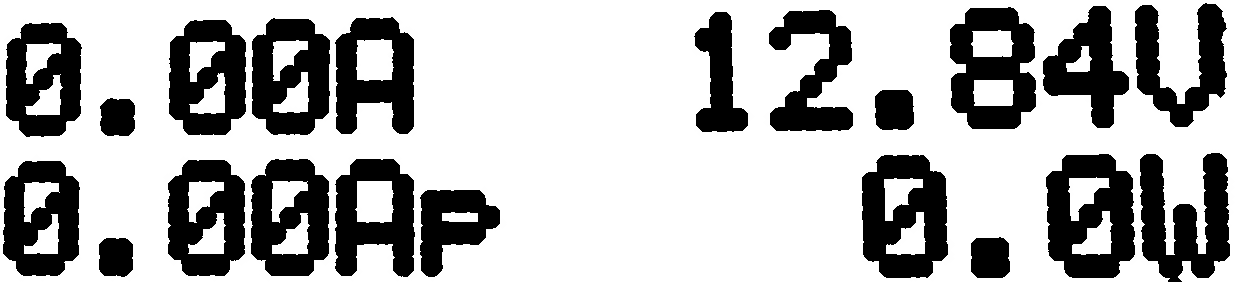
#> input picture img2.jpg, 1235 x 282 px
$ python roi.py
#> lines starting #> are read from the running program, lines starting #| are printed output that depends on the picture; after the words box and inside, x2 and y2 are one past the last pixel; in counts of white or black regions, pixels touching at a corner belong together
from __future__ import print_function
import cv2 as cv
import numpy as np
import argparse
import random as rng

rng.seed(12345)


def thresh_callback(val):
    threshold = val

    canny_output = cv.Canny(src_gray, threshold, threshold * 2)

    contours, _ = cv.findContours(canny_output, cv.RETR_TREE, cv.CHAIN_APPROX_SIMPLE)

    contours_poly = [None] * len(contours)
    boundRect = [None] * len(contours)
    centers = [None] * len(contours)
    radius = [None] * len(contours)
    for i, c in enumerate(contours):
        contours_poly[i] = cv.approxPolyDP(c, 3, True)
        boundRect[i] = cv.boundingRect(contours_poly[i])
        centers[i], radius[i] = cv.minEnclosingCircle(contours_poly[i])

    invalid_indices = []
    for i in range(len(centers)):
        for j in range(len(centers)):
            if j == i:
                continue
            if radius[i] < radius[j] and cv.pointPolygonTest(contours_poly[j], centers[i], True) > 0:  # point is inside
                invalid_indices.append(i)

    drawing = np.zeros((canny_output.shape[0], canny_output.shape[1], 3), dtype=np.uint8)

    for i in range(len(contours)):
        if i in invalid_indices:
            continue
        color = (rng.randint(0, 256), rng.randint(0, 256), rng.randint(0, 256))
        cv.drawContours(drawing, contours_poly, i, color)
        cv.rectangle(drawing, (int(boundRect[i][0]), int(boundRect[i][1])), \
                     (int(boundRect[i][0] + boundRect[i][2]), int(boundRect[i][1] + boundRect[i][3])), color, 2)
        cv.circle(drawing, (int(centers[i][0]), int(centers[i][1])), int(radius[i]), color, 2)

    cv.imshow('Contours', drawing)


parser = argparse.ArgumentParser(description='Code for Creating Bounding boxes and circles for contours tutorial.')
parser.add_argument('--input', help='Path to input image.', default='img2.jpg')
args = parser.parse_args()
src = cv.imread(cv.samples.findFile(args.input))
#> src is the input picture: shape (282, 1235, 3); min 0, max 255, mean 177.1
if src is None:
    print('Could not open or find the image:', args.input)
    exit(0)
# Convert image to gray and blur it
src_gray = cv.cvtColor(src, cv.COLOR_BGR2GRAY)
src_gray = cv.blur(src_gray, (3, 3))
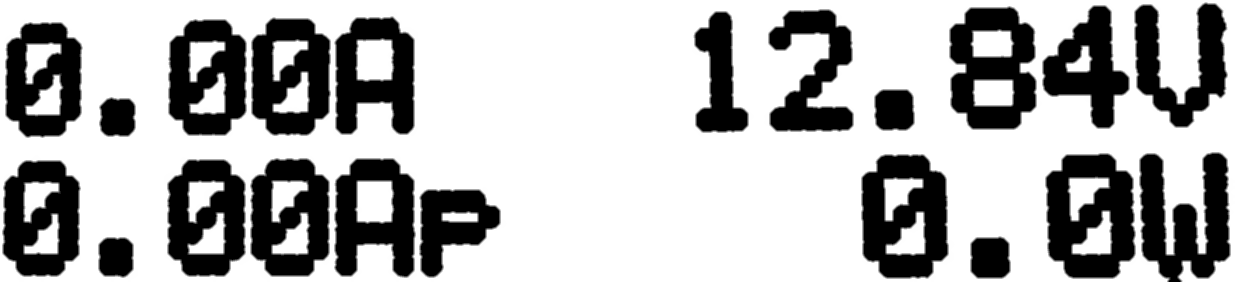
#> src_gray: shape (282, 1235); min 0, max 255, mean 177.1
source_window = 'Source'
cv.namedWindow(source_window)
cv.imshow(source_window, src)
max_thresh = 255
thresh = 100  # initial threshold
cv.createTrackbar('Canny thresh:', source_window, thresh, max_thresh, thresh_callback)
thresh_callback(thresh)
#> in thresh_callback, `canny_output = cv.Canny(src_gray, threshold, threshold * 2)`:
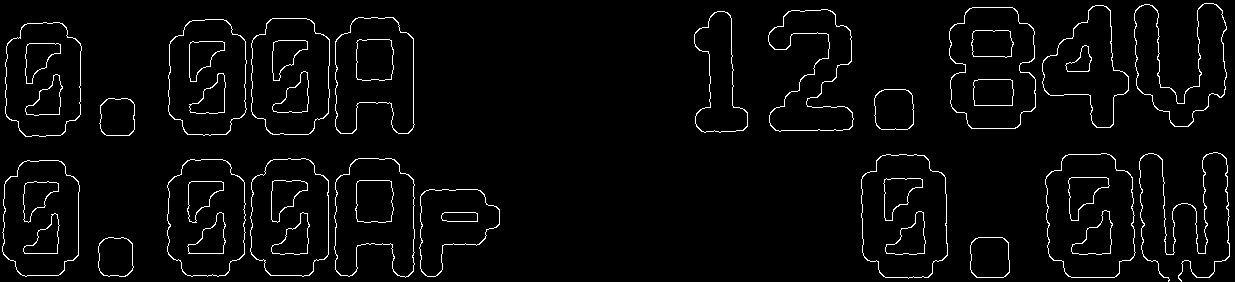
#> canny_output: shape (282, 1235); 3.2% white in thin lines or dots
#> in thresh_callback, `contours, _ = cv.findContours(canny_output, cv.RETR_TREE, cv.CHAIN_APP..`: contours = 85 contours; largest, box (x1, y1, x2, y2) and area: (1045, 153, 1136, 278) 9435, (1045, 153, 1136, 278) 9386, (861, 154, 948, 279) 9170, (861, 154, 948, 279) 9132, (949, 7, 1036, 129) 8761
#> in thresh_callback, `contours_poly = [None] * len(contours)`: contours_poly = 85 items
#> the loop in thresh_callback, `for i, c in enumerate(contours):` made 85 passes
#> after the loop in thresh_callback, `for i, c in enumerate(contours):`: boundRect = 85 items, first 6: (970, 237, 40, 41), (970, 237, 40, 41), (98, 237, 36, 40), (98, 237, 36, 40), (420, 189, 80, 88), (420, 189, 80, 88); centers = 85 pairs, first value 40 to 1183.6, second value 43.5 to 257.3; contours_poly = 85 contours; largest, box (x1, y1, x2, y2) and area: (1045, 153, 1136, 278) 9499, (1045, 153, 1136, 278) 9474, (861, 155, 948, 278) 9052, (861, 155, 948, 278) 8998, (949, 7, 1036, 129) 8600; radius = 85 values, max 69.99 at index 42, min 15.82 at index 82, mean 39.19
#> the loop in thresh_callback, `for i in range(len(centers)):` made 85 passes
#> after the loop in thresh_callback, `for i in range(len(centers)):`: invalid_indices = 127 values from 1 to 82
#> the loop in thresh_callback, `for i in range(len(contours)):` made 85 passes
#> color on passes 1, 3, 5, 10, 15, 21, 25, 31, 37, 43, 44, 46: (213, 5, 152), (188, 99, 138), (223, 82, 191), (63, 221, 133), (89, 95, 181), (46, 211, 85), (75, 105, 39), (97, 174, 164), (12, 234, 173), (13, 212, 1), (3, 83, 91), (146, 50, 212)
#> after the loop in thresh_callback, `for i in range(len(contours)):`:
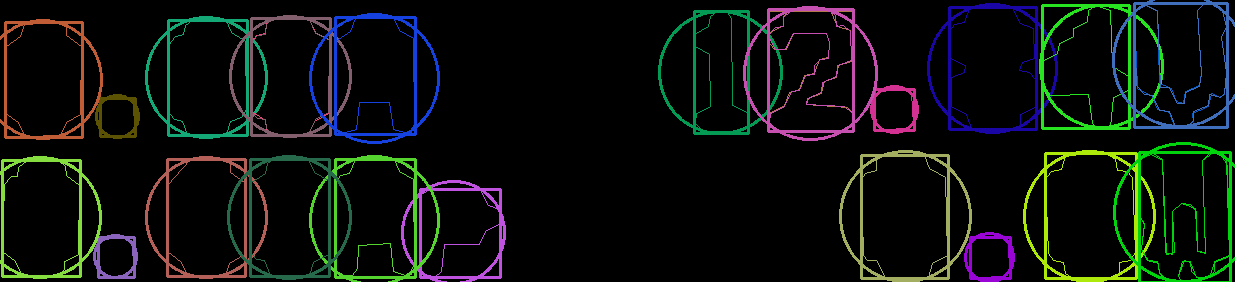
#> drawing: shape (282, 1235, 3); mean of channels 0, 1, 2 12.9, 16, 12; drawn as B, G, R
cv.waitKey()

$ run again, with new.PNG saved as img2.jpg
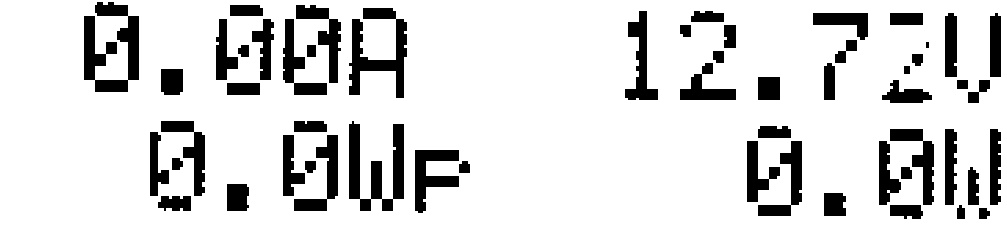
#> input picture new.PNG, 1007 x 225 px
#> src is the input picture: shape (225, 1007, 3); min 0, max 255, mean 215.9
#> in thresh_callback, `canny_output = cv.Canny(src_gray, threshold, threshold * 2)`:
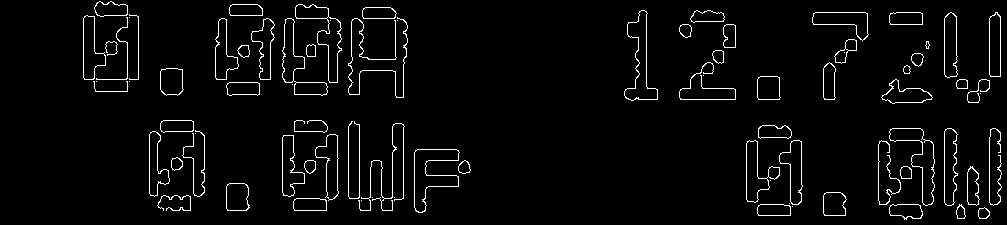
#> canny_output: shape (225, 1007); 3.5% white in thin lines or dots, all inside (x1, y1, x2, y2) = (83, 1, 1002, 220)
#> contours = 136 contours, 29 with area under 20; largest, box (x1, y1, x2, y2) and area: (414, 149, 460, 213) 1412, (414, 149, 460, 213) 1398, (889, 128, 935, 206) 1224, (889, 128, 935, 206) 1208, (624, 10, 658, 101) 1200
#> in thresh_callback, `contours_poly = [None] * len(contours)`: contours_poly = 136 items
#> the loop in thresh_callback, `for i, c in enumerate(contours):` made 136 passes
#> c on passes 3, 10, 11, 14, 15, 21, 44, 60: [[792, 206]], [[789, 203]], [[361, 200]], [[394, 197]], [[372, 197]], [[770, 180]], [[195, 133]], [[980, 93]]
#> after the loop in thresh_callback, `for i, c in enumerate(contours):`: boundRect = 136 items, first 6: (979, 208, 11, 11), (978, 207, 12, 12), (792, 206, 1, 1), (957, 204, 8, 15), (956, 205, 8, 14), (889, 204, 34, 16); centers = 136 pairs, first value 89 to 995, second value 9.5 to 213; contours_poly = 136 contours, 22 with area under 20; largest, box (x1, y1, x2, y2) and area: (415, 150, 459, 212) 1304, (414, 149, 459, 212) 1246, (296, 5, 341, 83) 1180, (891, 128, 935, 205) 1174, (890, 128, 933, 205) 1134; radius = 136 values, max 48.09 at index 54, min 0.0001 at index 2, mean 18.22
#> the loop in thresh_callback, `for i in range(len(centers)):` made 136 passes
#> after the loop in thresh_callback, `for i in range(len(centers)):`: invalid_indices = 51 values from 1 to 135
#> the loop in thresh_callback, `for i in range(len(contours)):` made 136 passes
#> color on passes 1, 3, 4, 6, 8, 10, 11, 12: (213, 5, 152), (188, 99, 138), (223, 82, 191), (63, 221, 133), (89, 95, 181), (46, 211, 85), (75, 105, 39), (97, 174, 164)
#> after the loop in thresh_callback, `for i in range(len(contours)):`:
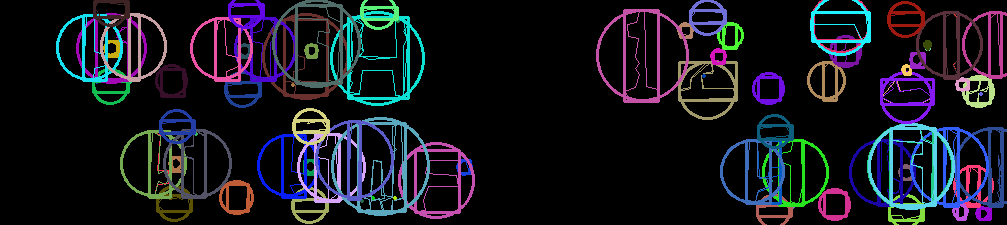
#> drawing: shape (225, 1007, 3); mean of channels 0, 1, 2 29.8, 22, 21; drawn as B, G, R
